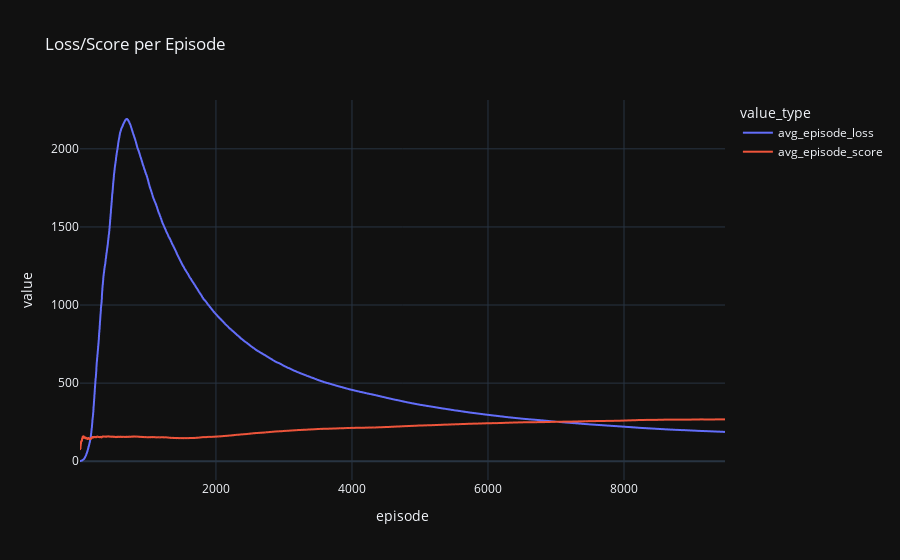

The code cell stored with this chart in its notebook:
### Code cell
fig = px.line(df_dqncnn_melted[df_dqncnn_melted['value_type'].isin(['avg_episode_score', 'avg_episode_loss'])], x="episode", y="value", color='value_type', title='Loss/Score per Episode')
fig.show()

### Figure 1 — Plotly figure (JSON) as saved in the notebook; plotly's stock layout.template omitted (floating-point values rounded to 4 significant figures; data arrays with more than 128 entries replaced by an {"elided": "..."} marker saying what was removed)
{"data": [{"hovertemplate": "value_type=avg_episode_loss<br>episode=%{x}<br>value=%{y}<extra></extra>", "legendgroup": "avg_episode_loss", "line": {"color": "#636efa", "dash": "solid"}, "marker": {"symbol": "circle"}, "mode": "lines", "name": "avg_episode_loss", "showlegend": true, "x": {"elided": "9485 int values"}, "xaxis": "x", "y": {"elided": "9485 float values"}, "yaxis": "y", "type": "scattergl"}, {"hovertemplate": "value_type=avg_episode_score<br>episode=%{x}<br>value=%{y}<extra></extra>", "legendgroup": "avg_episode_score", "line": {"color": "#EF553B", "dash": "solid"}, "marker": {"symbol": "circle"}, "mode": "lines", "name": "avg_episode_score", "showlegend": true, "x": {"elided": "9485 int values"}, "xaxis": "x", "y": {"elided": "9485 float values"}, "yaxis": "y", "type": "scattergl"}], "layout": {"xaxis": {"anchor": "y", "domain": [0.0, 1.0], "title": {"text": "episode"}}, "yaxis": {"anchor": "x", "domain": [0.0, 1.0], "title": {"text": "value"}}, "legend": {"title": {"text": "value_type"}, "tracegroupgap": 0}, "title": {"text": "Loss/Score per Episode"}}}
